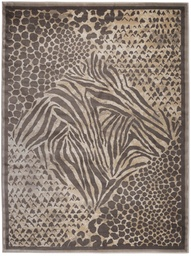
#> input picture job/RM-ImageDetection-custom_rug2/RM-ImageDetection-custom_rug2/custom_color_testMyself/input/m20.jpg, 191 x 256 px, shrunk from 457 x 612 before the run
$ python main2.py
#> lines starting #> are read from the running program, lines starting #| are printed output that depends on the picture; after the words box and inside, x2 and y2 are one past the last pixel; in counts of white or black regions, pixels touching at a corner belong together
#> further down, imag is the input picture: shape (256, 191, 3); mean B, G, R 118.3, 128.2, 141.7
### job/RM-ImageDetection-custom_rug2/RM-ImageDetection-custom_rug2/custom_color_testMyself/functions/func.py
import numpy as np


def crop(img):
    l1, w1, ch = np.shape(img)
#> l1 = 256; w1 = 191; ch = 3
    k =0
    t =0
    k1 =0
    t1 =0
    for i in range(0,int(w1/2)):
        if img[int(l1/2),i,0]!=255 or  img[int(l1/2),i,1]!=255 or  img[int(l1/2),i,2]!=255:
            k = i
            #print(k)
            break
    for i in range(0,int(l1/2)):
        if img[i,int(w1/2),0]!=255 or  img[i,int(w1/2),1]!=255 or  img[i,int(w1/2),2]!=255:
            t = i
            #print(t)
            break

    for i in range(1,int(w1/2)):
        if img[int(l1/2),w1-i,0]!=255 or  img[int(l1/2),w1-i,1]!=255 or  img[int(l1/2),w1-i,2]!=255:
            k1 = w1-i-1
            #print(k1)
            break
    for i in range(1,int(l1/2)):
        if img[l1-i,int(w1/2),0]!=255 or  img[l1-i,int(w1/2),1]!=255 or  img[l1-i,int(w1/2),2]!=255:
            t1 = l1-i-1
            #print(t1)
            break
    img2 = img[t:t1,k:k1,:]
    return img2

def maxRepeating(img, num):
    count = np.zeros([num])
    for i in range(0, 9):
        for j in range(0, num):
            if img[i]==j:
                count[j]= count[j]+1


    result = max(count)
    ind  = np.argmax(count)
    return result, ind

def enhancing(img, clus_num):
    vec = np.zeros([3,3])
    l1, w1 = np.shape(img)
    for i in range(1,l1-1):
        for j in range(1, w1-1):
            vec[:,:] = img[i-1:i+2,j-1:j+2]
            vec1 = vec.reshape((9))
            result, ind = maxRepeating(vec1,   clus_num)
            if result > 3:
                img[i,j] = ind
    return img

def dist1(x,y):
    z = np.sqrt((x[0]-y[0])**2 +(x[1]-y[1])**2+ (x[2]-y[2])**2)
    return z
def dist(x,y):
    z = np.sqrt((x[0]-y[0])**2 +(x[1]-y[1])**2)
    return z
def dist2(x,y):
    z = np.sqrt((x[0]-y[0])**2)
    return z

### job/RM-ImageDetection-custom_rug2/RM-ImageDetection-custom_rug2/custom_color_testMyself/functions/colorgram.py
# -*- coding: utf-8 -*-

from __future__ import unicode_literals
from __future__ import division

import array
from collections import namedtuple
from PIL import Image

import sys
if sys.version_info[0] <= 2:
    range = xrange
    ARRAY_DATATYPE = b'l'
else:
    ARRAY_DATATYPE = 'l'

Rgb = namedtuple('Rgb', ('r', 'g', 'b'))
Hsl = namedtuple('Hsl', ('h', 's', 'l'))

class Color(object):
    def __init__(self, r, g, b, proportion):
        self.rgb = Rgb(r, g, b)
        self.proportion = proportion

    def __repr__(self):
        return "<colorgram.py Color: {}, {}%>".format(
            str(self.rgb), str(self.proportion * 100))

    # [142 lines left out: functions hsl, extract, extract1, sample, pick_used, get_colors and 1 more, not called in this run]

# Useful snippet for testing values:
# print "Pixel #{}".format(str(y * width + x))
# print "h: {}, s: {}, l: {}".format(str(h), str(s), str(l))
# print "R: {}, G: {}, B: {}".format(str(r), str(g), str(b))
# print "Y: {}".format(str(Y))
# print "Packed: {}, binary: {}".format(str(packed), bin(packed)[2:])
# print

# And on the JS side:
# var Y = ~~(img.data[i] * 0.2126 + img.data[i + 1] * 0.7152 + img.data[i + 2] * 0.0722);
# console.log("Pixel #" + i / img.channels);
# console.log("h: " + h[0] + ", s: " + h[1] + ", l: " + h[2]);
# console.log("R: " + img.data[i] + ", G: " + img.data[i + 1] + ", B: " + img.data[i + 2]);
# console.log("Y: " + Y);
# console.log("Packed: " + v + ", binary: " + (v >>> 0).toString(2));
# console.log();

### job/RM-ImageDetection-custom_rug2/RM-ImageDetection-custom_rug2/custom_color_testMyself/main2.py
# -*- coding: utf-8 -*-
"""
Created on Tue Jan 29 10:48:38 2019

@author: mkm1992
"""


import numpy as np
import cv2
import PIL
from PIL import Image

import matplotlib.pyplot as plt
from functions.EnhanceImage import enhancing
from sklearn.cluster import KMeans
from functions.crop_func import crop
from scipy import ndimage
from functions.func import dist, crop, enhancing, dist1, dist2
import colorgram
############################################### Reading Image
name_nat = 'm20.jpg'
name =  'input/'+name_nat
imag = cv2.imread(name)
imag1 = crop(imag)
imag2 =  imag1[10:-10,10:-10,:]
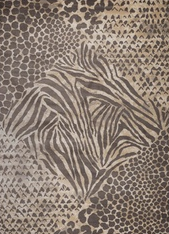
#> imag2: shape (234, 169, 3); mean B, G, R 115.6, 126.6, 140.9
#imag2 = imag
img =  cv2.cvtColor(imag2, cv2.COLOR_BGR2RGB)
plt.imshow(img)
plt.show()
#########################################Cluster First Color
im = Image.open(name)
x =max(im.getcolors(im.size[0]*im.size[1]))
#> x = (184, (255, 255, 253))

cl = im.getcolors(im.size[0]*im.size[1])
#> cl = 8278 items
cl1 =sorted(cl, reverse=True)
#> cl1 = 8278 items
if x[1]==(255,255,255):
    x = cl1[1]
for i in range(1, len(cl1)):
    x = cl1[i]
    if x[1][0]<240 and x[1][1]<240 and x[1][2]<240:
        print(i)
        i = len(cl1)
        break
#> this loop made 3 passes
#> x on pass 3: (80, (106, 93, 85))
#> x on passes 1 to 2: (109, (255, 254, 255)), (106, (255, 255, 255))
#| 3

thresh = 33
flag = 0
if (x[1][0]<50 and x[1][1]<50 and x[1][2]<50) or flag==0:
    color1 = np.zeros([2,2,3])
    color1[:,:,0] =x[1][0]
    color1[:,:,1] =x[1][1]
    color1[:,:,2] =x[1][2]
    plt.imshow(color1.astype(int))
    plt.show()
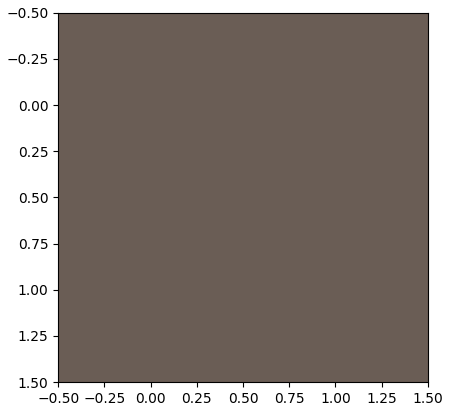
#> figure drawn by matplotlib, 1 panel
    print('rgb')
    color12 = np.zeros([3])
    color12[0] =x[1][0]
    color12[1] =x[1][1]
    color12[2] =x[1][2]
    imgH =  cv2.cvtColor(img, cv2.COLOR_RGB2HSV)
#> imgH: shape (234, 169, 3); mean H, S, V 12.6, 48.1, 140.9
    img21 = np.zeros([img.shape[0] , img.shape[1]])
    img1 = np.copy(img)
    for i in range(0,img.shape[0]):
        for j in range(0,img.shape[1]):
            if dist1(color12, img[i,j,:])<thresh:
                img21[i,j]=1
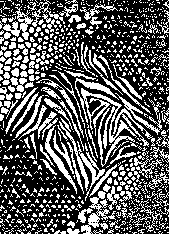
#> img21: shape (234, 169) float64; values 0 (black) and 1 (white), 36.3% white in thin lines or dots

else :
    imgH =  cv2.cvtColor(img, cv2.COLOR_RGB2HSV)
    im = Image.fromarray(imgH)
    cv2.imwrite('hsv/imgh.png',imgH)
    name1 = 'hsv/imgh.png'
    imgH1 =cv2.cvtColor(imgH, cv2.COLOR_BGR2RGB)
    img1 = np.copy(imgH)
    #im = Image.open(name1)
    x =max(im.getcolors(im.size[0]*im.size[1]))
    cl = im.getcolors(im.size[0]*im.size[1])
    cl1 =sorted(cl, reverse=True)
    #x = cl1[3]
    color1 = np.zeros([2,2,3])
    color1[:,:,0] =x[1][0]
    color1[:,:,1] =x[1][1]
    color1[:,:,2] =x[1][2]
    plt.imshow(color1.astype(int))
    plt.show()
    print('hsv')
    color12 = np.zeros([3])
    color12[0] =x[1][0]
    color12[1] =x[1][1]
    color12[2] =x[1][2]
    img21 = np.zeros([img.shape[0] , img.shape[1]])
    for i in range(0,img.shape[0]):
        for j in range(0,img.shape[1]):
            if dist1(color12, imgH[i,j,:])<thresh:
                img21[i,j]=1
model2 =enhancing(img21, 2)
#> after the loop in enhancing, `for i in range(1,l1-1):`: img: shape (234, 169) float64; values 0 (black) and 1 (white), 24.3% white; 375 white regions (304 under 20 px), largest, box (x1, y1, x2, y2) and area: (81, 89, 144, 155) 918, (81, 185, 110, 234) 548, (66, 132, 105, 189) 459
###########################################Change First Color
for i in range(0,img.shape[0]):
    for j in range(0,img.shape[1]):
        if model2[i,j]==1:
            imgH[i,j,0] =100
            imgH[i,j,1] =80
            if imgH[i,j,2]<80:
                imgH[i,j,2] =170
#> imgH: shape (234, 169, 3); mean H, S, V 34.2, 55.1, 141
imgN2 =  cv2.cvtColor(imgH, cv2.COLOR_HSV2RGB)
plt.imshow(imgN2)
plt.show()
imgN2=cv2.cvtColor(imgN2, cv2.COLOR_BGR2RGB)
name_out = 'output/2'+name_nat
cv2.imwrite(name_out,imgN2)
#img1 = np.copy(img)
############################################Second color method 2
for i in range(0,img.shape[0]):
    for j in range(0,img.shape[1]):
        if model2[i,j]==1:
             img1[i,j,:] = [0,0,0]
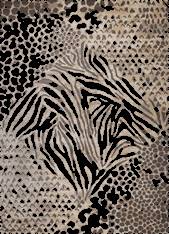
#> img1: shape (234, 169, 3); mean R, G, B 114.5, 103.5, 94.5
new_im = Image.fromarray(img1)
color_group = 4
colorsG =  colorgram.extract(new_im, color_group)
#> the loop in get_colors, `for count, index in used[:number_of_colors]:` made 4 passes
#> the loop in get_colors, `for color in colors:` made 4 passes
color_centre1 = np.zeros([2,3])
color_zero = np.zeros([3])
for i in range(0,color_group):
    a = colorsG[i]
    color_centre1[0,0] = a.rgb.r
    color_centre1[0,1] = a.rgb.g
    color_centre1[0,2] = a.rgb.b
    if dist1(color_centre1[0,:], color_zero)>thresh:
        print(i)
        i = color_group
        break
a = colorsG[2]
color_centre1[1,0] = a.rgb.r
color_centre1[1,1] = a.rgb.g
color_centre1[1,2] = a.rgb.b
#################################################secondColor Method one
cl2 = new_im.getcolors(im.size[0]*im.size[1])
cl12 =sorted(cl2, reverse=True)

for i in range(1, len(cl12)):
    x1 = cl12[i]
    if x1[1][1]<240 and x1[1][0]<240 and dist1(x1[1][:],color_zero)>thresh:
        print(i)
        i = len(cl12)
        break
#> this loop made 1 pass
#| 1

color12 = np.zeros([3])

color12[0] =x1[1][0]

color12[1] =x1[1][1]

color12[2] =x1[1][2]

if dist1(color_centre1[0,:],color12)< dist1(color_centre1[1,:],color12):
    if dist1(color_centre1[0,:],color12)<100:
        color_centre1[0,:] =  (color_centre1[0,:] + color12[:])/2
else :
    if dist1(color_centre1[1,:],color12)<100:
        color_centre1[1,:] =  (color_centre1[1,:] + color12[:])/2


#color_centre1 =  color12

####################################################

for i in range(0,img.shape[0]):
    for j in range(0,img.shape[1]):
        if model2[i,j]==0:
            temp =thresh +10
            index = 0
            for ch in range(0,2):
                if dist1( color_centre1[ch,:],img1[i,j,:])< temp:
                    temp = dist1( color_centre1[ch,:],img1[i,j,:])
                    index = ch+2
            model2[i,j] = index
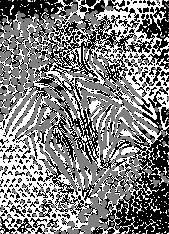
#> model2: shape (234, 169) float64; min 0, max 2, mean 1; drawn with min black and max white
model3 =enhancing(model2, 4)
#> call 2 of enhancing, with clus_num = 4
#> after the loop in enhancing (call 2), `for i in range(1,l1-1):`:
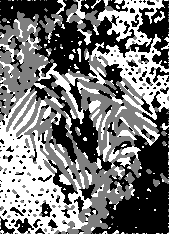
#> img: shape (234, 169) float64; min 0, max 2, mean 0.932; drawn with min black and max white
# [6 lines of commented-out code are left out]

for i in range(0,img.shape[0]):
    for j in range(0,img.shape[1]):
        if model3[i,j] == 3:
            imgH[i,j,0] =255
            imgH[i,j,1] =255
            imgH[i,j,2] =255
for i in range(0,img.shape[0]):
    for j in range(0,img.shape[1]):
        if model3[i,j] == 2:
            imgH[i,j,0] =10
            imgH[i,j,1] =200
#> imgH: shape (234, 169, 3); mean H, S, V 32.9, 107, 141
            #imgH[i,j,2] = 50
imgN2 =  cv2.cvtColor(imgH, cv2.COLOR_HSV2RGB)
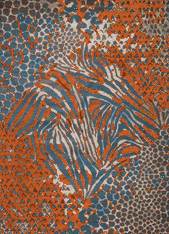
#> imgN2: shape (234, 169, 3); mean R, G, B 132.6, 102.1, 85.7
plt.imshow(imgN2)
plt.show()

imgN2=cv2.cvtColor(imgN2, cv2.COLOR_BGR2RGB)
name_out = 'output/1'+name_nat
cv2.imwrite(name_out,imgN2)

$ run again, with job/RM-ImageDetection-custom_rug2/RM-ImageDetection-custom_rug2/custom_color_testMyself/input/m1.jpg copied over job/RM-ImageDetection-custom_rug2/RM-ImageDetection-custom_rug2/custom_color_testMyself/input/m20.jpg
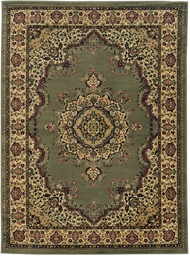
#> input picture job/RM-ImageDetection-custom_rug2/RM-ImageDetection-custom_rug2/custom_color_testMyself/input/m1.jpg, 190 x 256 px, shrunk from 367 x 494 before the run
#> imag is the input picture: shape (256, 190, 3); mean B, G, R 75.9, 101.6, 116.4
#> `x =max(im.getcolors(im.size[0]*im.size[1]))`: x = (66, (255, 255, 253))
#> cl = 22945 items
#> the loop `for i in range(1, len(cl1)):` made 2 passes
#> x on pass 2: (60, (104, 100, 71))
#> (printed output is left out)
#> after the loop `for i in range(0,img.shape[0]):`:
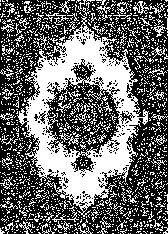
#> img21: shape (234, 168) float64; values 0 (black) and 1 (white), 40.8% white; 1412 white regions (1338 under 20 px), largest, box (x1, y1, x2, y2) and area: (17, 12, 149, 217) 9123, (133, 1, 149, 15) 83, (59, 133, 79, 146) 76
#> the loop in get_colors, `for count, index in used[:number_of_colors]:` made 4 passes
#> the loop in get_colors, `for color in colors:` made 4 passes
#> the loop `for i in range(1, len(cl12)):` made 1 pass
#| 1
#> `imgN2 =  cv2.cvtColor(imgH, cv2.COLOR_HSV2RGB)`:
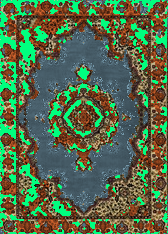
#> imgN2: shape (234, 168, 3); mean R, G, B 85.2, 106.4, 74.2

$ run again, with job/RM-ImageDetection-custom_rug2/RM-ImageDetection-custom_rug2/custom_color_testMyself/input/m01.jpg copied over job/RM-ImageDetection-custom_rug2/RM-ImageDetection-custom_rug2/custom_color_testMyself/input/m20.jpg
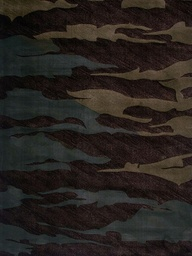
#> input picture job/RM-ImageDetection-custom_rug2/RM-ImageDetection-custom_rug2/custom_color_testMyself/input/m01.jpg, 192 x 256 px, shrunk from 672 x 897 before the run
#> imag is the input picture: shape (256, 192, 3); mean B, G, R 30.3, 34.3, 39.6
#> `x =max(im.getcolors(im.size[0]*im.size[1]))`: x = (217, (31, 21, 19))
#> cl = 5253 items
#> the loop `for i in range(1, len(cl1)):` made 1 pass
#> x on pass 1: (207, (32, 22, 20))
#> (printed output is left out)
#> after the loop `for i in range(0,img.shape[0]):`:
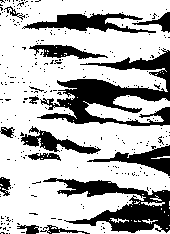
#> img21: shape (234, 170) float64; values 0 (black) and 1 (white), 70.8% white; 280 black regions (265 under 20 px), largest, box (x1, y1, x2, y2) and area: (37, 48, 170, 126) 3816, (43, 178, 170, 233) 2811, (22, 13, 156, 33) 1194
#> the loop in get_colors, `for count, index in used[:number_of_colors]:` made 4 passes
#> the loop in get_colors, `for color in colors:` made 4 passes
#> the loop `for i in range(1, len(cl12)):` made 1 pass
#| 1
#> `imgN2 =  cv2.cvtColor(imgH, cv2.COLOR_HSV2RGB)`:
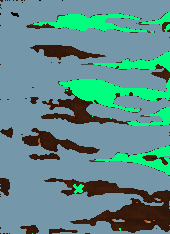
#> imgN2: shape (234, 170, 3); mean R, G, B 93.1, 142.5, 139.2
